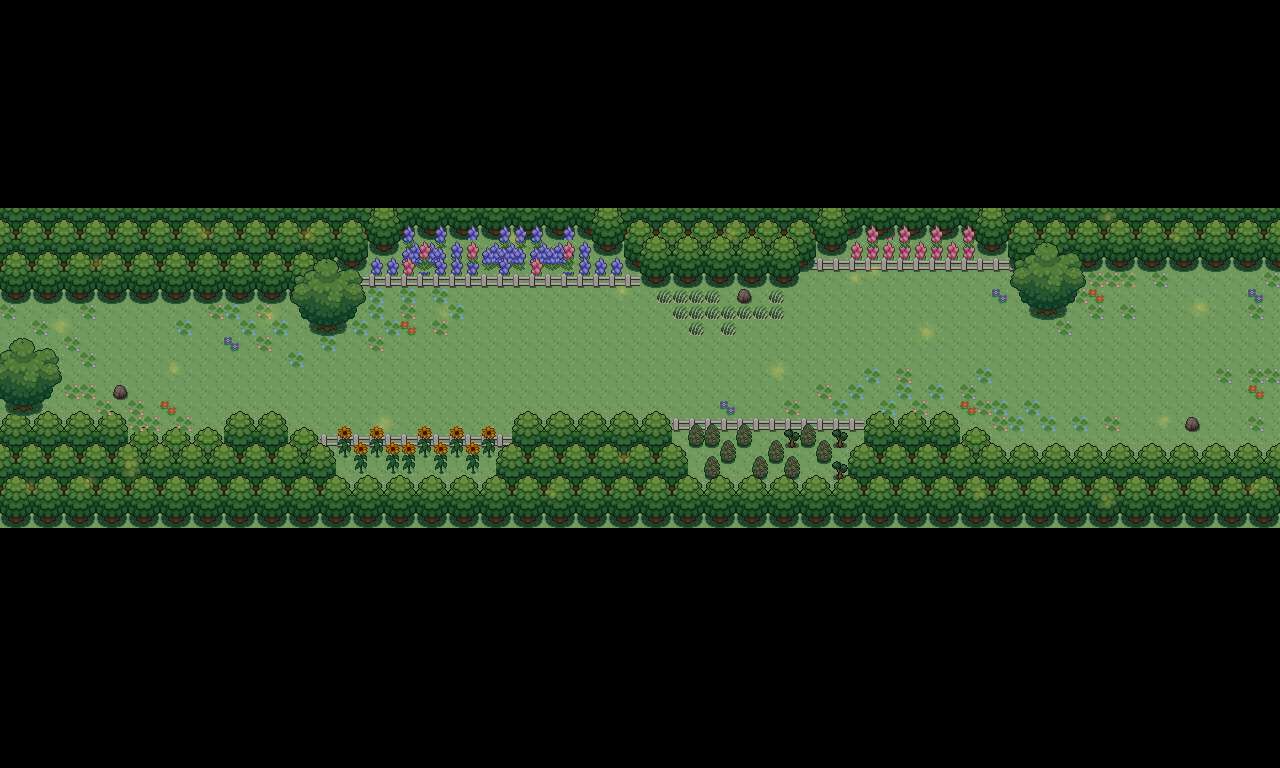

A level layout from a 2D game, rendered from its tile map. Below: a short description, then the map file with tile-grid data replaced by summaries:
An orthogonal 80x48 tile map with 16x16 px tiles, 1 tile layer (Tile Layer 6), 2 tilesets and 11 objects (2x GarbageEntity, 2x EnemyEntity, mainPlayer, me.LevelEntity, EnemyEntity2).

<map version="1.0" orientation="orthogonal" renderorder="right-up" width="80" height="48" tilewidth="16" tileheight="16" nextobjectid="24">
 <tileset firstgid="1" name="toCity2" tilewidth="16" tileheight="16">
  <image source="toCity2.png" width="1280" height="320" />
 </tileset>
 <tileset firstgid="1601" name="black" tilewidth="16" tileheight="16">
  <image source="../img/map/black.png" trans="ff00ff" width="100" height="100" />
 </tileset>
 <layer name="Tile Layer 6" width="80" height="48">
  <data>[3840 cells, 3840 non-empty, 1601 distinct tile ids]</data>
 </layer>
 <objectgroup name="Entities">
  <object id="13" name="mainPlayer" x="1202" y="334" width="32" height="32">
   <properties>
    <property name="image" value="hero" />
    <property name="spritewidth" value="24" />
   </properties>
  </object>
  <object id="14" name="me.LevelEntity" x="36" y="296" width="18" height="46">
   <properties>
    <property name="duration" value="250" />
    <property name="fade" value="#000000" />
    <property name="to" value="toCity3" />
   </properties>
  </object>
  <object id="15" name="GarbageEntity" x="499" y="345" width="10" height="10">
   <properties>
    <property name="image" value="garbage" />
    <property name="spritewidth" value="10" />
   </properties>
  </object>
  <object id="23" name="GarbageEntity" x="1152" y="312" width="10" height="10">
   <properties>
    <property name="image" value="garbage" />
    <property name="spritewidth" value="10" />
   </properties>
  </object>
 </objectgroup>
 <objectgroup name="collision">
  <object id="4" x="1" y="350">
   <polyline points="0,0 -2,-68 293,-66 311,-34 349,-36 363,-52 360,-64 361,-75 641,-75 641,-81 811,-84 811,-92 1011,-92 1011,-70 1033,-52 1070,-55 1084,-67 1081,-93 1278,-91 1278,96 990,95 972,75 956,84 953,63 941,62 927,77 913,60 895,74 876,61 863,72 667,71 657,61 520,63 510,79 512,87 492,86 489,77 479,85 461,85 453,75 449,82 430,84 424,76 417,88 379,87 374,77 369,85 348,86 341,77 337,84 316,87 303,78 285,88 284,69 268,60 255,73 239,59 225,69 222,87 210,77 125,81 111,60 0,64 -4,44 19,52 53,39 55,14 50,1 35,2 28,-10 22,-13 14,-11 8,-2 5,3 0,0" />
  </object>
  <object id="5" x="116" y="388" width="9" height="9">
   <ellipse />
  </object>
  <object id="6" x="740" y="291" width="9" height="8">
   <ellipse />
  </object>
  <object id="7" x="1189" y="419" width="8" height="10">
   <ellipse />
  </object>
 </objectgroup>
 <objectgroup name="EnemyEntities">
  <object id="18" name="EnemyEntity" x="104" y="328" width="192" height="32">
   <properties>
    <property name="spritewidth" value="40" />
   </properties>
  </object>
  <object id="20" name="EnemyEntity" x="944" y="348" width="192" height="36">
   <properties>
    <property name="spritewidth" value="40" />
   </properties>
  </object>
  <object id="22" name="EnemyEntity2" x="596" y="300" width="32" height="96">
   <properties>
    <property name="spritewidth" value="40" />
   </properties>
  </object>
 </objectgroup>
</map>